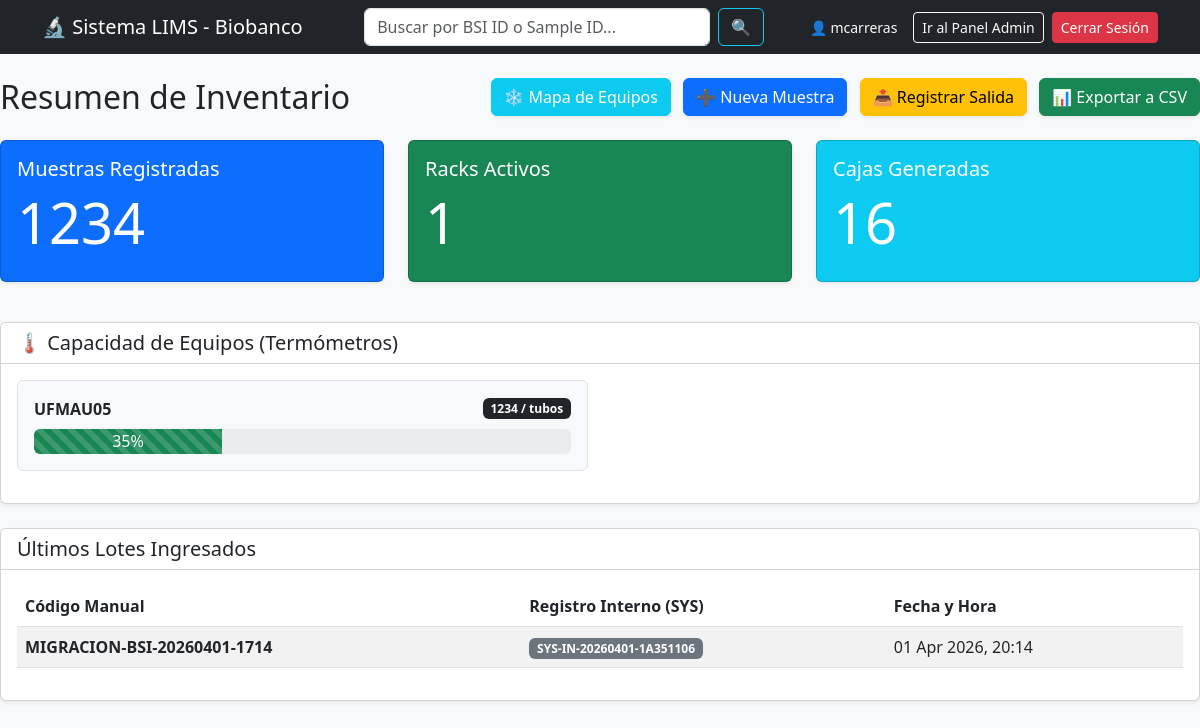
The app's page / (signed in) with its own data.
### inventario/models.py (models this page shows, shortened)
class Freezer(models.Model):
    nombre = models.CharField(verbose_name=_("Nombre del Equipo"), max_length=50, help_text=_("Ej: Ultracongelador 1"))
    modelo = models.CharField(verbose_name=_("Modelo/Marca"), max_length=50, blank=True, help_text=_("Ej: Thermo Scientific Revco"))
    temperatura = models.CharField(verbose_name=_("Temperatura de Operación"), max_length=20, default="-80°C")
    ubicacion = models.CharField(verbose_name=_("Ubicación Física"), max_length=100, blank=True, help_text=_("Ej: Sala 2, Pasillo A"))
    def capacidad_maxima_tubos(self):
        return sum(rack.capacidad_maxima() for rack in self.racks.all())
    def posiciones_ocupadas(self):
        from .models import PosicionTubo
        return PosicionTubo.objects.filter(caja__rack__freezer=self, muestra__isnull=False).count()
    def porcentaje_ocupacion(self):
        capacidad = self.capacidad_maxima_tubos()
        if capacidad <= 0:
            return 0
        porcentaje = (self.posiciones_ocupadas() / capacidad) * 100
        return min(int(porcentaje), 100)

class Rack(models.Model):
    freezer = models.ForeignKey(Freezer, on_delete=models.CASCADE, related_name="racks", verbose_name=_("Freezer Asignado"))
    nombre = models.CharField(max_length=50, help_text="Ej: Rack A1")
    filas_alto = models.IntegerField(help_text="Cantidad de cajas hacia arriba (ej: 5, 7)")
    columnas_ancho = models.IntegerField(help_text="Cantidad de cajas hacia el lado (ej: 5, 4)")
    tubos_por_caja_estandar = models.IntegerField(
        default=100,
        help_text="100 para criocajas 10x10, 81 para criocajas 9x9"
    )
    def capacidad_maxima(self):
        if self.filas_alto == 7 and self.columnas_ancho == 5:
            return 7 * 5 * 100
        else:
            return self.filas_alto * self.columnas_ancho * self.tubos_por_caja_estandar

class RegistroIngreso(models.Model):
    codigo_lote = models.CharField(
        verbose_name=_("Código de Lote (Manual)"),
        max_length=100,
        unique=True,
        help_text=_("Ej: LOTE-DAVOS-001")
    )
    registro_interno = models.CharField(
        verbose_name=_("Registro Interno (Sistema)"),
        max_length=100,
        unique=True,
        blank=True,
        editable=False
    )
    fecha_ingreso = models.DateTimeField(
        verbose_name=_("Fecha de Ingreso"),
        auto_now_add=True
    )

### inventario/views.py (the view)
# urls.py: path('', views.dashboard, name='dashboard'),
@login_required
def dashboard(request):
    total_muestras = MuestraBiologica.objects.count()
    total_racks = Rack.objects.count()
    total_cajas = Caja.objects.count()
    ultimos_ingresos = RegistroIngreso.objects.all().order_by('-fecha_ingreso')[:5]
    freezers = Freezer.objects.all()
    return render(request, 'inventario/dashboard.html', {
        'total_muestras': total_muestras,
        'total_racks': total_racks,
        'total_cajas': total_cajas,
        'ultimos_ingresos': ultimos_ingresos,
        'freezers': freezers, # <-- No olvides agregar esto al contexto
    })

### inventario/templates/inventario/dashboard.html (shortened to what this page needs)
<!DOCTYPE html>
<html lang="es">
<head>
    <link href="https://cdn.jsdelivr.net/npm/bootstrap@5.3.0/dist/css/bootstrap.min.css" rel="stylesheet">
</head>
<body class="bg-light">
<nav class="navbar navbar-dark bg-dark mb-4">
    <div class="container">
        <span class="navbar-brand mb-0 h1">🔬 Sistema LIMS - Biobanco</span>
        <form class="d-flex mx-auto" style="max-width: 400px; width: 100%;" action="{% url 'buscar_muestra' %}" method="GET">
            <input class="form-control me-2" type="search" name="q" placeholder="Buscar por BSI ID o Sample ID..." aria-label="Search" required>
            <button class="btn btn-outline-info" type="submit">🔍</button>
        </form>
        <div class="d-flex align-items-center">
            <span class="text-light me-3 small">👤 {{ user.username }}</span>
            {% if user.is_superuser %}
                <a href="{% url 'admin:index' %}" class="btn btn-outline-light btn-sm me-2">Ir al Panel Admin</a>
            {% endif %}
            <form action="{% url 'logout' %}" method="post" class="m-0">
                <button type="submit" class="btn btn-danger btn-sm">Cerrar Sesión</button>
            </form>
        </div>
    </div>
</nav>
    <div class="d-flex justify-content-between align-items-center mb-4">
        <h2 class="mb-0">Resumen de Inventario</h2>
        <div>
            <a href="{% url 'mapa_freezers' %}" class="btn btn-info shadow-sm text-white me-2">
                ❄️ Mapa de Equipos
            </a>
            <a href="{% url 'ingresar_muestra' %}" class="btn btn-primary shadow-sm me-2">
                ➕ Nueva Muestra
            </a>
            <a href="{% url 'registrar_salida' %}" class="btn btn-warning shadow-sm">
                📤 Registrar Salida
            </a>
            {% if user.is_superuser %}
            <a href="{% url 'exportar_csv' %}" class="btn btn-success shadow-sm ms-2">
                📊 Exportar a CSV
            </a>
            {% endif %}
        </div>
    </div>
    <div class="row mb-4">
        <div class="col-md-4">
            <div class="card text-white bg-primary mb-3 shadow-sm">
                <div class="card-body">
                    <h5 class="card-title">Muestras Registradas</h5>
                    <h2 class="display-4">{{ total_muestras }}</h2>
                </div>
            </div>
        </div>
        <div class="col-md-4">
            <div class="card text-white bg-success mb-3 shadow-sm">
                <div class="card-body">
                    <h5 class="card-title">Racks Activos</h5>
                    <h2 class="display-4">{{ total_racks }}</h2>
                </div>
            </div>
        </div>
        <div class="col-md-4">
            <div class="card text-white bg-info mb-3 shadow-sm">
                <div class="card-body">
                    <h5 class="card-title">Cajas Generadas</h5>
                    <h2 class="display-4">{{ total_cajas }}</h2>
                </div>
            </div>
        </div>
    </div>
    <div class="card shadow-sm mb-4">
        <div class="card-header bg-white">
            <h5 class="mb-0">🌡️ Capacidad de Equipos (Termómetros)</h5>
        </div>
        <div class="card-body">
            <div class="row">
                {% for freezer in freezers %}
                <div class="col-md-6 mb-3">
                    <div class="p-3 border rounded bg-light">
                        <div class="d-flex justify-content-between align-items-center mb-2">
                            <strong>{{ freezer.nombre }}</strong>
                            <span class="badge bg-dark">
                                {{ freezer.posiciones_ocupadas }} / {{ freezer.capacidad_total }} tubos
                            </span>
                        </div>
                        <div class="progress" style="height: 25px; font-size: 1rem;">
                            <div class="progress-bar progress-bar-striped progress-bar-animated
                                {% if freezer.porcentaje_ocupacion >= 90 %}bg-danger
                                {% elif freezer.porcentaje_ocupacion >= 75 %}bg-warning text-dark
                                {% else %}bg-success{% endif %}"
                                role="progressbar"
                                style="width: {{ freezer.porcentaje_ocupacion }}%;"
                                aria-valuenow="{{ freezer.porcentaje_ocupacion }}"
                                aria-valuemin="0"
                                aria-valuemax="100">
                                {{ freezer.porcentaje_ocupacion }}%
                            </div>
                        </div>
                    </div>
                </div>
                {% empty %}
                <div class="col-12">
                    <p class="text-muted text-center mb-0">Aún no hay equipos registrados en el sistema.</p>
                </div>
                {% endfor %}
            </div>
        </div>
    </div>
    <div class="card shadow-sm">
        <div class="card-header bg-white">
            <h5 class="mb-0">Últimos Lotes Ingresados</h5>
        </div>
        <div class="card-body">
            <table class="table table-striped table-hover">
                <thead>
                    <tr>
                        <th>Código Manual</th>
                        <th>Registro Interno (SYS)</th>
                        <th>Fecha y Hora</th>
                    </tr>
                </thead>
                <tbody>
                    {% for ingreso in ultimos_ingresos %}
                    <tr>
                        <td><strong>{{ ingreso.codigo_lote }}</strong></td>
                        <td><span class="badge bg-secondary">{{ ingreso.registro_interno }}</span></td>
                        <td>{{ ingreso.fecha_ingreso|date:"d M Y, H:i" }}</td>
                    </tr>
                    {% empty %}
                    <tr>
                        <td colspan="3" class="text-center text-muted">Aún no hay lotes registrados en el sistema.</td>
                    </tr>
                    {% endfor %}
                </tbody>
            </table>
        </div>
    </div>
</body>
</html>

### records on screen
Freezer: nombre "UFMAU05", posiciones_ocupadas "1234", porcentaje_ocupacion "35"
RegistroIngreso: codigo_lote "MIGRACION-BSI-20260401-1714", registro_interno "SYS-IN-20260401-1A351106", fecha_ingreso "01 Apr 2026, 20:14"

### other values on screen
{{ user.username }} "mcarreras"
{{ total_muestras }} "1234"
{{ total_racks }} "1"
{{ total_cajas }} "16"
